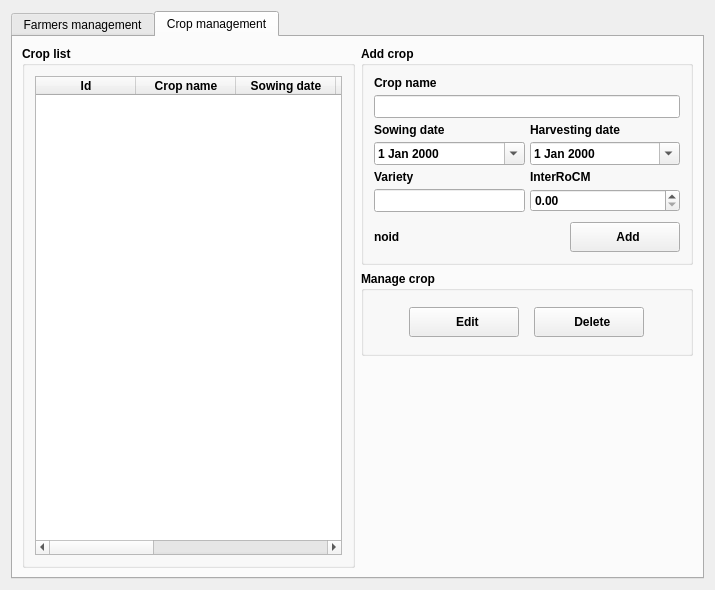
<?xml version="1.0" encoding="UTF-8"?>
<ui version="4.0">
 <class>Dialog</class>
 <widget class="QDialog" name="Dialog">
  <property name="geometry">
   <rect>
    <x>0</x>
    <y>0</y>
    <width>715</width>
    <height>590</height>
   </rect>
  </property>
  <property name="minimumSize">
   <size>
    <width>715</width>
    <height>590</height>
   </size>
  </property>
  <property name="maximumSize">
   <size>
    <width>16777215</width>
    <height>16777215</height>
   </size>
  </property>
  <property name="windowTitle">
   <string>Dialog</string>
  </property>
  <layout class="QGridLayout" name="gridLayout">
   <item row="0" column="0">
    <widget class="QTabWidget" name="farmerTabWidget">
     <property name="currentIndex">
      <number>1</number>
     </property>
     <widget class="QWidget" name="farmerTab">
      <attribute name="title">
       <string>Farmers management</string>
      </attribute>
      <layout class="QHBoxLayout" name="horizontalLayout">
       <item>
        <widget class="QGroupBox" name="farmersGroupBox">
         <property name="sizePolicy">
          <sizepolicy hsizetype="Preferred" vsizetype="MinimumExpanding">
           <horstretch>0</horstretch>
           <verstretch>0</verstretch>
          </sizepolicy>
         </property>
         <property name="minimumSize">
          <size>
           <width>0</width>
           <height>0</height>
          </size>
         </property>
         <property name="maximumSize">
          <size>
           <width>16777215</width>
           <height>16777215</height>
          </size>
         </property>
         <property name="font">
          <font>
           <weight>75</weight>
           <bold>true</bold>
          </font>
         </property>
         <property name="title">
          <string>Farmers</string>
         </property>
         <layout class="QGridLayout" name="gridLayout_5">
          <property name="leftMargin">
           <number>10</number>
          </property>
          <property name="topMargin">
           <number>10</number>
          </property>
          <property name="rightMargin">
           <number>10</number>
          </property>
          <property name="bottomMargin">
           <number>10</number>
          </property>
          <property name="spacing">
           <number>5</number>
          </property>
          <item row="0" column="0">
           <layout class="QHBoxLayout" name="horizontalLayout_3">
            <property name="spacing">
             <number>5</number>
            </property>
            <item>
             <widget class="QTableWidget" name="farmerTableWidget">
              <property name="styleSheet">
               <string notr="true">font: 8pt &quot;MS Shell Dlg 2&quot;;</string>
              </property>
              <property name="frameShape">
               <enum>QFrame::StyledPanel</enum>
              </property>
              <property name="alternatingRowColors">
               <bool>true</bool>
              </property>
              <property name="sortingEnabled">
               <bool>true</bool>
              </property>
              <column>
               <property name="text">
                <string>Id</string>
               </property>
              </column>
              <column>
               <property name="text">
                <string>First name</string>
               </property>
              </column>
              <column>
               <property name="text">
                <string>Last name</string>
               </property>
              </column>
              <column>
               <property name="text">
                <string>Address</string>
               </property>
              </column>
              <column>
               <property name="text">
                <string>Zipcode</string>
               </property>
              </column>
              <column>
               <property name="text">
                <string>Town</string>
               </property>
              </column>
              <column>
               <property name="text">
                <string>Country</string>
               </property>
              </column>
              <column>
               <property name="text">
                <string>Create date</string>
               </property>
              </column>
              <column>
               <property name="text">
                <string>Update date</string>
               </property>
              </column>
             </widget>
            </item>
           </layout>
          </item>
         </layout>
        </widget>
       </item>
       <item>
        <layout class="QVBoxLayout" name="verticalLayout">
         <item>
          <widget class="QGroupBox" name="farmerGroupBox">
           <property name="sizePolicy">
            <sizepolicy hsizetype="Preferred" vsizetype="MinimumExpanding">
             <horstretch>0</horstretch>
             <verstretch>0</verstretch>
            </sizepolicy>
           </property>
           <property name="minimumSize">
            <size>
             <width>0</width>
             <height>0</height>
            </size>
           </property>
           <property name="maximumSize">
            <size>
             <width>16777215</width>
             <height>16777215</height>
            </size>
           </property>
           <property name="font">
            <font>
             <weight>75</weight>
             <bold>true</bold>
            </font>
           </property>
           <property name="title">
            <string>Add farmer</string>
           </property>
           <layout class="QGridLayout" name="gridLayout_7">
            <property name="leftMargin">
             <number>10</number>
            </property>
            <property name="topMargin">
             <number>10</number>
            </property>
            <property name="rightMargin">
             <number>10</number>
            </property>
            <property name="bottomMargin">
             <number>10</number>
            </property>
            <property name="spacing">
             <number>5</number>
            </property>
            <item row="1" column="0">
             <layout class="QVBoxLayout" name="verticalLayout_3">
              <property name="spacing">
               <number>5</number>
              </property>
              <item>
               <layout class="QHBoxLayout" name="horizontalLayout_4">
                <item>
                 <widget class="QLabel" name="farmerAddressLabel">
                  <property name="styleSheet">
                   <string notr="true">font: 8pt &quot;MS Shell Dlg 2&quot;;</string>
                  </property>
                  <property name="text">
                   <string>Address line</string>
                  </property>
                 </widget>
                </item>
               </layout>
              </item>
              <item>
               <layout class="QHBoxLayout" name="horizontalLayout_10">
                <item>
                 <widget class="QLineEdit" name="farmerAddressLineEdit">
                  <property name="sizePolicy">
                   <sizepolicy hsizetype="Expanding" vsizetype="Fixed">
                    <horstretch>0</horstretch>
                    <verstretch>0</verstretch>
                   </sizepolicy>
                  </property>
                  <property name="minimumSize">
                   <size>
                    <width>0</width>
                    <height>23</height>
                   </size>
                  </property>
                  <property name="styleSheet">
                   <string notr="true">font: 8pt &quot;MS Shell Dlg 2&quot;;</string>
                  </property>
                 </widget>
                </item>
               </layout>
              </item>
             </layout>
            </item>
            <item row="2" column="0">
             <layout class="QVBoxLayout" name="verticalLayout_4">
              <property name="spacing">
               <number>5</number>
              </property>
              <item>
               <layout class="QHBoxLayout" name="horizontalLayout_15">
                <item>
                 <widget class="QLabel" name="farmerTownLabel">
                  <property name="styleSheet">
                   <string notr="true">font: 8pt &quot;MS Shell Dlg 2&quot;;</string>
                  </property>
                  <property name="text">
                   <string>Town</string>
                  </property>
                 </widget>
                </item>
                <item>
                 <widget class="QLabel" name="farmerCountryLabel">
                  <property name="styleSheet">
                   <string notr="true">font: 8pt &quot;MS Shell Dlg 2&quot;;</string>
                  </property>
                  <property name="text">
                   <string>Country</string>
                  </property>
                 </widget>
                </item>
                <item>
                 <widget class="QLabel" name="farmerZipcodeLabel">
                  <property name="styleSheet">
                   <string notr="true">font: 8pt &quot;MS Shell Dlg 2&quot;;</string>
                  </property>
                  <property name="text">
                   <string>Zipcode</string>
                  </property>
                 </widget>
                </item>
               </layout>
              </item>
              <item>
               <layout class="QHBoxLayout" name="horizontalLayout_16">
                <item>
                 <widget class="QLineEdit" name="farmerTown">
                  <property name="sizePolicy">
                   <sizepolicy hsizetype="Expanding" vsizetype="Fixed">
                    <horstretch>0</horstretch>
                    <verstretch>0</verstretch>
                   </sizepolicy>
                  </property>
                  <property name="minimumSize">
                   <size>
                    <width>0</width>
                    <height>23</height>
                   </size>
                  </property>
                  <property name="styleSheet">
                   <string notr="true">font: 8pt &quot;MS Shell Dlg 2&quot;;</string>
                  </property>
                 </widget>
                </item>
                <item>
                 <widget class="QLineEdit" name="farmerCountry">
                  <property name="sizePolicy">
                   <sizepolicy hsizetype="Expanding" vsizetype="Fixed">
                    <horstretch>0</horstretch>
                    <verstretch>0</verstretch>
                   </sizepolicy>
                  </property>
                  <property name="minimumSize">
                   <size>
                    <width>0</width>
                    <height>23</height>
                   </size>
                  </property>
                  <property name="styleSheet">
                   <string notr="true">font: 8pt &quot;MS Shell Dlg 2&quot;;</string>
                  </property>
                 </widget>
                </item>
                <item>
                 <widget class="QLineEdit" name="farmerZipCode">
                  <property name="sizePolicy">
                   <sizepolicy hsizetype="Expanding" vsizetype="Fixed">
                    <horstretch>0</horstretch>
                    <verstretch>0</verstretch>
                   </sizepolicy>
                  </property>
                  <property name="minimumSize">
                   <size>
                    <width>0</width>
                    <height>23</height>
                   </size>
                  </property>
                  <property name="styleSheet">
                   <string notr="true">font: 8pt &quot;MS Shell Dlg 2&quot;;</string>
                  </property>
                 </widget>
                </item>
               </layout>
              </item>
             </layout>
            </item>
            <item row="0" column="0">
             <layout class="QVBoxLayout" name="verticalLayout_5">
              <property name="spacing">
               <number>5</number>
              </property>
              <item>
               <layout class="QHBoxLayout" name="horizontalLayout_5">
                <item>
                 <widget class="QLabel" name="farmerFirstNameLabel">
                  <property name="styleSheet">
                   <string notr="true">font: 8pt &quot;MS Shell Dlg 2&quot;;</string>
                  </property>
                  <property name="text">
                   <string>First name</string>
                  </property>
                 </widget>
                </item>
                <item>
                 <widget class="QLabel" name="farmerLastNameLabel">
                  <property name="styleSheet">
                   <string notr="true">font: 8pt &quot;MS Shell Dlg 2&quot;;</string>
                  </property>
                  <property name="text">
                   <string>Last name</string>
                  </property>
                 </widget>
                </item>
               </layout>
              </item>
              <item>
               <layout class="QHBoxLayout" name="horizontalLayout_6">
                <item>
                 <widget class="QLineEdit" name="farmerFirstNameLineEdit">
                  <property name="minimumSize">
                   <size>
                    <width>0</width>
                    <height>23</height>
                   </size>
                  </property>
                  <property name="styleSheet">
                   <string notr="true">font: 8pt &quot;MS Shell Dlg 2&quot;;</string>
                  </property>
                 </widget>
                </item>
                <item>
                 <widget class="QLineEdit" name="farmerLastNameLineEdit">
                  <property name="sizePolicy">
                   <sizepolicy hsizetype="Expanding" vsizetype="Fixed">
                    <horstretch>0</horstretch>
                    <verstretch>0</verstretch>
                   </sizepolicy>
                  </property>
                  <property name="minimumSize">
                   <size>
                    <width>0</width>
                    <height>23</height>
                   </size>
                  </property>
                  <property name="styleSheet">
                   <string notr="true">font: 8pt &quot;MS Shell Dlg 2&quot;;</string>
                  </property>
                 </widget>
                </item>
               </layout>
              </item>
             </layout>
            </item>
            <item row="3" column="0">
             <layout class="QHBoxLayout" name="horizontalLayout_9">
              <property name="spacing">
               <number>5</number>
              </property>
              <property name="topMargin">
               <number>5</number>
              </property>
              <item>
               <widget class="QLabel" name="farmerIDLabel">
                <property name="enabled">
                 <bool>true</bool>
                </property>
                <property name="styleSheet">
                 <string notr="true">font: 8pt &quot;MS Shell Dlg 2&quot;;</string>
                </property>
                <property name="text">
                 <string>noid</string>
                </property>
               </widget>
              </item>
              <item>
               <spacer name="horizontalSpacer_2">
                <property name="orientation">
                 <enum>Qt::Horizontal</enum>
                </property>
                <property name="sizeHint" stdset="0">
                 <size>
                  <width>40</width>
                  <height>20</height>
                 </size>
                </property>
               </spacer>
              </item>
              <item>
               <widget class="QPushButton" name="farmerAddPushButton">
                <property name="minimumSize">
                 <size>
                  <width>110</width>
                  <height>30</height>
                 </size>
                </property>
                <property name="maximumSize">
                 <size>
                  <width>110</width>
                  <height>16777215</height>
                 </size>
                </property>
                <property name="styleSheet">
                 <string notr="true">font: 8pt &quot;MS Shell Dlg 2&quot;;</string>
                </property>
                <property name="text">
                 <string>  Add</string>
                </property>
                <property name="icon">
                 <iconset>
                  <normaloff>../../icons/user.png</normaloff>../../icons/user.png</iconset>
                </property>
               </widget>
              </item>
             </layout>
            </item>
           </layout>
          </widget>
         </item>
         <item>
          <widget class="QGroupBox" name="farmerManagerGroupBox">
           <property name="sizePolicy">
            <sizepolicy hsizetype="Preferred" vsizetype="Preferred">
             <horstretch>0</horstretch>
             <verstretch>0</verstretch>
            </sizepolicy>
           </property>
           <property name="minimumSize">
            <size>
             <width>0</width>
             <height>85</height>
            </size>
           </property>
           <property name="maximumSize">
            <size>
             <width>16777215</width>
             <height>120</height>
            </size>
           </property>
           <property name="font">
            <font>
             <weight>75</weight>
             <bold>true</bold>
            </font>
           </property>
           <property name="title">
            <string>Manage farmer</string>
           </property>
           <layout class="QGridLayout" name="gridLayout_8">
            <property name="leftMargin">
             <number>10</number>
            </property>
            <property name="topMargin">
             <number>10</number>
            </property>
            <property name="rightMargin">
             <number>10</number>
            </property>
            <property name="bottomMargin">
             <number>10</number>
            </property>
            <property name="spacing">
             <number>5</number>
            </property>
            <item row="0" column="0">
             <layout class="QHBoxLayout" name="horizontalLayout_17">
              <property name="spacing">
               <number>15</number>
              </property>
              <property name="leftMargin">
               <number>15</number>
              </property>
              <property name="rightMargin">
               <number>15</number>
              </property>
              <item>
               <widget class="QPushButton" name="farmerEditPushButton">
                <property name="minimumSize">
                 <size>
                  <width>100</width>
                  <height>30</height>
                 </size>
                </property>
                <property name="maximumSize">
                 <size>
                  <width>110</width>
                  <height>30</height>
                 </size>
                </property>
                <property name="styleSheet">
                 <string notr="true">font: 8pt &quot;MS Shell Dlg 2&quot;;</string>
                </property>
                <property name="text">
                 <string>  Edit</string>
                </property>
                <property name="icon">
                 <iconset>
                  <normaloff>../../icons/edit.png</normaloff>../../icons/edit.png</iconset>
                </property>
                <property name="iconSize">
                 <size>
                  <width>24</width>
                  <height>24</height>
                 </size>
                </property>
               </widget>
              </item>
              <item>
               <widget class="QPushButton" name="farmerDeletePushButton">
                <property name="minimumSize">
                 <size>
                  <width>100</width>
                  <height>30</height>
                 </size>
                </property>
                <property name="maximumSize">
                 <size>
                  <width>110</width>
                  <height>30</height>
                 </size>
                </property>
                <property name="styleSheet">
                 <string notr="true">font: 8pt &quot;MS Shell Dlg 2&quot;;</string>
                </property>
                <property name="text">
                 <string>  Delete</string>
                </property>
                <property name="icon">
                 <iconset>
                  <normaloff>../../icons/delete.png</normaloff>../../icons/delete.png</iconset>
                </property>
                <property name="iconSize">
                 <size>
                  <width>24</width>
                  <height>24</height>
                 </size>
                </property>
               </widget>
              </item>
             </layout>
            </item>
           </layout>
          </widget>
         </item>
         <item>
          <spacer name="verticalSpacer_2">
           <property name="orientation">
            <enum>Qt::Vertical</enum>
           </property>
           <property name="sizeHint" stdset="0">
            <size>
             <width>20</width>
             <height>40</height>
            </size>
           </property>
          </spacer>
         </item>
        </layout>
       </item>
      </layout>
     </widget>
     <widget class="QWidget" name="cropTab">
      <attribute name="title">
       <string>Crop management</string>
      </attribute>
      <layout class="QHBoxLayout" name="horizontalLayout_2">
       <item>
        <widget class="QGroupBox" name="cropGroupBox">
         <property name="sizePolicy">
          <sizepolicy hsizetype="Preferred" vsizetype="MinimumExpanding">
           <horstretch>0</horstretch>
           <verstretch>0</verstretch>
          </sizepolicy>
         </property>
         <property name="minimumSize">
          <size>
           <width>0</width>
           <height>0</height>
          </size>
         </property>
         <property name="maximumSize">
          <size>
           <width>16777215</width>
           <height>16777215</height>
          </size>
         </property>
         <property name="font">
          <font>
           <weight>75</weight>
           <bold>true</bold>
          </font>
         </property>
         <property name="title">
          <string>Crop list</string>
         </property>
         <layout class="QGridLayout" name="gridLayout_11">
          <property name="leftMargin">
           <number>10</number>
          </property>
          <property name="topMargin">
           <number>10</number>
          </property>
          <property name="rightMargin">
           <number>10</number>
          </property>
          <property name="bottomMargin">
           <number>10</number>
          </property>
          <property name="spacing">
           <number>5</number>
          </property>
          <item row="0" column="0">
           <layout class="QHBoxLayout" name="horizontalLayout_13">
            <property name="spacing">
             <number>5</number>
            </property>
            <item>
             <widget class="QTableWidget" name="cropTableWidget">
              <property name="styleSheet">
               <string notr="true">font: 8pt &quot;MS Shell Dlg 2&quot;;</string>
              </property>
              <property name="frameShape">
               <enum>QFrame::StyledPanel</enum>
              </property>
              <property name="alternatingRowColors">
               <bool>true</bool>
              </property>
              <property name="sortingEnabled">
               <bool>true</bool>
              </property>
              <column>
               <property name="text">
                <string>Id</string>
               </property>
              </column>
              <column>
               <property name="text">
                <string>Crop name</string>
               </property>
              </column>
              <column>
               <property name="text">
                <string>Sowing date</string>
               </property>
              </column>
              <column>
               <property name="text">
                <string>Harvesting date</string>
               </property>
              </column>
              <column>
               <property name="text">
                <string>Variety</string>
               </property>
              </column>
              <column>
               <property name="text">
                <string>InterRoCM</string>
               </property>
              </column>
              <column>
               <property name="text">
                <string>Create date</string>
               </property>
              </column>
              <column>
               <property name="text">
                <string>Modify date</string>
               </property>
              </column>
             </widget>
            </item>
           </layout>
          </item>
         </layout>
        </widget>
       </item>
       <item>
        <layout class="QVBoxLayout" name="verticalLayout_2">
         <item>
          <widget class="QGroupBox" name="registerCropGroupBox">
           <property name="sizePolicy">
            <sizepolicy hsizetype="Preferred" vsizetype="MinimumExpanding">
             <horstretch>0</horstretch>
             <verstretch>0</verstretch>
            </sizepolicy>
           </property>
           <property name="minimumSize">
            <size>
             <width>0</width>
             <height>200</height>
            </size>
           </property>
           <property name="maximumSize">
            <size>
             <width>340</width>
             <height>16777215</height>
            </size>
           </property>
           <property name="font">
            <font>
             <weight>75</weight>
             <bold>true</bold>
            </font>
           </property>
           <property name="title">
            <string>Add crop</string>
           </property>
           <layout class="QGridLayout" name="gridLayout_14">
            <property name="leftMargin">
             <number>10</number>
            </property>
            <property name="topMargin">
             <number>10</number>
            </property>
            <property name="rightMargin">
             <number>10</number>
            </property>
            <property name="bottomMargin">
             <number>10</number>
            </property>
            <property name="spacing">
             <number>5</number>
            </property>
            <item row="0" column="0">
             <layout class="QVBoxLayout" name="verticalLayout_11">
              <property name="spacing">
               <number>5</number>
              </property>
              <item>
               <layout class="QHBoxLayout" name="horizontalLayout_28">
                <item>
                 <widget class="QLabel" name="cropNameLabel">
                  <property name="styleSheet">
                   <string notr="true">font: 8pt &quot;MS Shell Dlg 2&quot;;</string>
                  </property>
                  <property name="text">
                   <string>Crop name</string>
                  </property>
                 </widget>
                </item>
               </layout>
              </item>
              <item>
               <layout class="QHBoxLayout" name="horizontalLayout_29">
                <item>
                 <widget class="QLineEdit" name="cropNameLineEdit">
                  <property name="sizePolicy">
                   <sizepolicy hsizetype="Expanding" vsizetype="Fixed">
                    <horstretch>0</horstretch>
                    <verstretch>0</verstretch>
                   </sizepolicy>
                  </property>
                  <property name="minimumSize">
                   <size>
                    <width>0</width>
                    <height>23</height>
                   </size>
                  </property>
                  <property name="styleSheet">
                   <string notr="true">font: 8pt &quot;MS Shell Dlg 2&quot;;</string>
                  </property>
                 </widget>
                </item>
               </layout>
              </item>
             </layout>
            </item>
            <item row="1" column="0">
             <layout class="QVBoxLayout" name="verticalLayout_6">
              <property name="spacing">
               <number>5</number>
              </property>
              <item>
               <layout class="QHBoxLayout" name="horizontalLayout_19">
                <item>
                 <widget class="QLabel" name="cropSowingDateLabel">
                  <property name="styleSheet">
                   <string notr="true">font: 8pt &quot;MS Shell Dlg 2&quot;;</string>
                  </property>
                  <property name="text">
                   <string>Sowing date</string>
                  </property>
                 </widget>
                </item>
                <item>
                 <widget class="QLabel" name="cropHarvestingDateLabel">
                  <property name="styleSheet">
                   <string notr="true">font: 8pt &quot;MS Shell Dlg 2&quot;;</string>
                  </property>
                  <property name="text">
                   <string>Harvesting date</string>
                  </property>
                 </widget>
                </item>
               </layout>
              </item>
              <item>
               <layout class="QHBoxLayout" name="horizontalLayout_25">
                <item>
                 <widget class="QDateEdit" name="cropSowingDate">
                  <property name="sizePolicy">
                   <sizepolicy hsizetype="Expanding" vsizetype="Fixed">
                    <horstretch>0</horstretch>
                    <verstretch>0</verstretch>
                   </sizepolicy>
                  </property>
                  <property name="minimumSize">
                   <size>
                    <width>0</width>
                    <height>23</height>
                   </size>
                  </property>
                  <property name="styleSheet">
                   <string notr="true">font: 8pt &quot;MS Shell Dlg 2&quot;;</string>
                  </property>
                  <property name="calendarPopup">
                   <bool>true</bool>
                  </property>
                 </widget>
                </item>
                <item>
                 <widget class="QDateEdit" name="cropHarvestingDate">
                  <property name="sizePolicy">
                   <sizepolicy hsizetype="Expanding" vsizetype="Fixed">
                    <horstretch>0</horstretch>
                    <verstretch>0</verstretch>
                   </sizepolicy>
                  </property>
                  <property name="minimumSize">
                   <size>
                    <width>0</width>
                    <height>23</height>
                   </size>
                  </property>
                  <property name="styleSheet">
                   <string notr="true">font: 8pt &quot;MS Shell Dlg 2&quot;;</string>
                  </property>
                  <property name="calendarPopup">
                   <bool>true</bool>
                  </property>
                 </widget>
                </item>
               </layout>
              </item>
             </layout>
            </item>
            <item row="2" column="0">
             <layout class="QVBoxLayout" name="verticalLayout_7">
              <property name="spacing">
               <number>5</number>
              </property>
              <item>
               <layout class="QHBoxLayout" name="horizontalLayout_26">
                <item>
                 <widget class="QLabel" name="cropVarietyLabel">
                  <property name="styleSheet">
                   <string notr="true">font: 8pt &quot;MS Shell Dlg 2&quot;;</string>
                  </property>
                  <property name="text">
                   <string>Variety</string>
                  </property>
                 </widget>
                </item>
                <item>
                 <widget class="QLabel" name="cropInterRoCmLabel">
                  <property name="styleSheet">
                   <string notr="true">font: 8pt &quot;MS Shell Dlg 2&quot;;</string>
                  </property>
                  <property name="text">
                   <string>InterRoCM</string>
                  </property>
                 </widget>
                </item>
               </layout>
              </item>
              <item>
               <layout class="QHBoxLayout" name="horizontalLayout_27">
                <item>
                 <widget class="QLineEdit" name="cropVarietyLineEdit">
                  <property name="sizePolicy">
                   <sizepolicy hsizetype="Expanding" vsizetype="Fixed">
                    <horstretch>0</horstretch>
                    <verstretch>0</verstretch>
                   </sizepolicy>
                  </property>
                  <property name="minimumSize">
                   <size>
                    <width>0</width>
                    <height>23</height>
                   </size>
                  </property>
                  <property name="styleSheet">
                   <string notr="true">font: 8pt &quot;MS Shell Dlg 2&quot;;</string>
                  </property>
                 </widget>
                </item>
                <item>
                 <widget class="QDoubleSpinBox" name="cropInterRoCMSpinBox">
                  <property name="sizePolicy">
                   <sizepolicy hsizetype="MinimumExpanding" vsizetype="Fixed">
                    <horstretch>0</horstretch>
                    <verstretch>0</verstretch>
                   </sizepolicy>
                  </property>
                  <property name="styleSheet">
                   <string notr="true">font: 8pt &quot;MS Shell Dlg 2&quot;;</string>
                  </property>
                 </widget>
                </item>
               </layout>
              </item>
             </layout>
            </item>
            <item row="3" column="0">
             <layout class="QHBoxLayout" name="horizontalLayout_14">
              <property name="spacing">
               <number>5</number>
              </property>
              <property name="topMargin">
               <number>5</number>
              </property>
              <item>
               <widget class="QLabel" name="cropIDLabel">
                <property name="enabled">
                 <bool>true</bool>
                </property>
                <property name="styleSheet">
                 <string notr="true">font: 8pt &quot;MS Shell Dlg 2&quot;;</string>
                </property>
                <property name="text">
                 <string>noid</string>
                </property>
               </widget>
              </item>
              <item>
               <spacer name="horizontalSpacer">
                <property name="orientation">
                 <enum>Qt::Horizontal</enum>
                </property>
                <property name="sizeHint" stdset="0">
                 <size>
                  <width>40</width>
                  <height>20</height>
                 </size>
                </property>
               </spacer>
              </item>
              <item>
               <widget class="QPushButton" name="cropAddPushButton">
                <property name="minimumSize">
                 <size>
                  <width>110</width>
                  <height>30</height>
                 </size>
                </property>
                <property name="maximumSize">
                 <size>
                  <width>110</width>
                  <height>16777215</height>
                 </size>
                </property>
                <property name="styleSheet">
                 <string notr="true">font: 8pt &quot;MS Shell Dlg 2&quot;;</string>
                </property>
                <property name="text">
                 <string>  Add</string>
                </property>
                <property name="icon">
                 <iconset>
                  <normaloff>../../icons/user.png</normaloff>../../icons/user.png</iconset>
                </property>
               </widget>
              </item>
             </layout>
            </item>
           </layout>
          </widget>
         </item>
         <item>
          <widget class="QGroupBox" name="manageCropGroupBox">
           <property name="sizePolicy">
            <sizepolicy hsizetype="Preferred" vsizetype="Preferred">
             <horstretch>0</horstretch>
             <verstretch>0</verstretch>
            </sizepolicy>
           </property>
           <property name="minimumSize">
            <size>
             <width>0</width>
             <height>85</height>
            </size>
           </property>
           <property name="maximumSize">
            <size>
             <width>340</width>
             <height>16777215</height>
            </size>
           </property>
           <property name="font">
            <font>
             <weight>75</weight>
             <bold>true</bold>
            </font>
           </property>
           <property name="title">
            <string>Manage crop</string>
           </property>
           <layout class="QGridLayout" name="gridLayout_13">
            <property name="leftMargin">
             <number>10</number>
            </property>
            <property name="topMargin">
             <number>10</number>
            </property>
            <property name="rightMargin">
             <number>10</number>
            </property>
            <property name="bottomMargin">
             <number>10</number>
            </property>
            <property name="spacing">
             <number>5</number>
            </property>
            <item row="0" column="0">
             <layout class="QHBoxLayout" name="horizontalLayout_18">
              <property name="spacing">
               <number>15</number>
              </property>
              <property name="leftMargin">
               <number>15</number>
              </property>
              <property name="rightMargin">
               <number>15</number>
              </property>
              <item>
               <widget class="QPushButton" name="cropEditPushButton">
                <property name="minimumSize">
                 <size>
                  <width>100</width>
                  <height>30</height>
                 </size>
                </property>
                <property name="maximumSize">
                 <size>
                  <width>110</width>
                  <height>30</height>
                 </size>
                </property>
                <property name="styleSheet">
                 <string notr="true">font: 8pt &quot;MS Shell Dlg 2&quot;;</string>
                </property>
                <property name="text">
                 <string>  Edit</string>
                </property>
                <property name="icon">
                 <iconset>
                  <normaloff>../../icons/edit.png</normaloff>../../icons/edit.png</iconset>
                </property>
                <property name="iconSize">
                 <size>
                  <width>24</width>
                  <height>24</height>
                 </size>
                </property>
               </widget>
              </item>
              <item>
               <widget class="QPushButton" name="cropDeletePushButton">
                <property name="minimumSize">
                 <size>
                  <width>100</width>
                  <height>30</height>
                 </size>
                </property>
                <property name="maximumSize">
                 <size>
                  <width>110</width>
                  <height>30</height>
                 </size>
                </property>
                <property name="styleSheet">
                 <string notr="true">font: 8pt &quot;MS Shell Dlg 2&quot;;</string>
                </property>
                <property name="text">
                 <string>  Delete</string>
                </property>
                <property name="icon">
                 <iconset>
                  <normaloff>../../icons/delete.png</normaloff>../../icons/delete.png</iconset>
                </property>
                <property name="iconSize">
                 <size>
                  <width>24</width>
                  <height>24</height>
                 </size>
                </property>
               </widget>
              </item>
             </layout>
            </item>
           </layout>
          </widget>
         </item>
         <item>
          <spacer name="verticalSpacer">
           <property name="orientation">
            <enum>Qt::Vertical</enum>
           </property>
           <property name="sizeHint" stdset="0">
            <size>
             <width>20</width>
             <height>40</height>
            </size>
           </property>
          </spacer>
         </item>
        </layout>
       </item>
      </layout>
     </widget>
    </widget>
   </item>
  </layout>
 </widget>
 <tabstops>
  <tabstop>farmerTabWidget</tabstop>
  <tabstop>farmerTableWidget</tabstop>
  <tabstop>farmerFirstNameLineEdit</tabstop>
  <tabstop>farmerLastNameLineEdit</tabstop>
  <tabstop>farmerAddressLineEdit</tabstop>
  <tabstop>farmerTown</tabstop>
  <tabstop>farmerCountry</tabstop>
  <tabstop>farmerZipCode</tabstop>
  <tabstop>farmerAddPushButton</tabstop>
  <tabstop>farmerEditPushButton</tabstop>
  <tabstop>farmerDeletePushButton</tabstop>
  <tabstop>cropTableWidget</tabstop>
  <tabstop>cropNameLineEdit</tabstop>
  <tabstop>cropSowingDate</tabstop>
  <tabstop>cropHarvestingDate</tabstop>
  <tabstop>cropVarietyLineEdit</tabstop>
  <tabstop>cropAddPushButton</tabstop>
  <tabstop>cropEditPushButton</tabstop>
  <tabstop>cropDeletePushButton</tabstop>
 </tabstops>
 <resources>
  <include location="../../resources.qrc"/>
 </resources>
 <connections/>
</ui>
